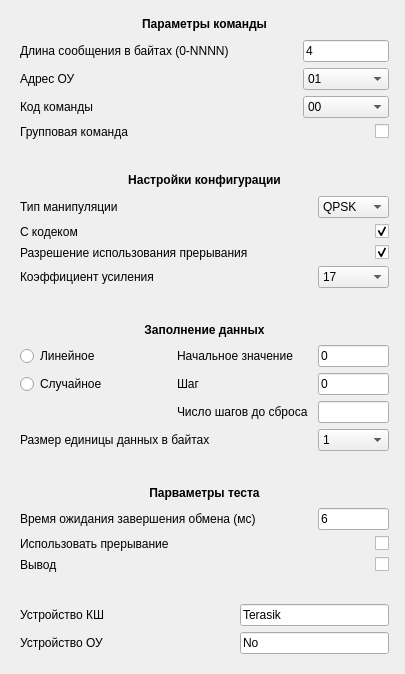
<?xml version="1.0" encoding="UTF-8"?>
<ui version="4.0">
 <class>TestTrmSingle</class>
 <widget class="QDialog" name="TestTrmSingle">
  <property name="geometry">
   <rect>
    <x>0</x>
    <y>0</y>
    <width>371</width>
    <height>674</height>
   </rect>
  </property>
  <property name="windowTitle">
   <string>Dialog</string>
  </property>
  <layout class="QGridLayout" name="gridLayout">
   <property name="leftMargin">
    <number>20</number>
   </property>
   <property name="topMargin">
    <number>14</number>
   </property>
   <property name="rightMargin">
    <number>16</number>
   </property>
   <property name="bottomMargin">
    <number>20</number>
   </property>
   <property name="horizontalSpacing">
    <number>10</number>
   </property>
   <item row="9" column="4">
    <widget class="QCheckBox" name="checkBoxEnaInt">
     <property name="layoutDirection">
      <enum>Qt::RightToLeft</enum>
     </property>
     <property name="text">
      <string/>
     </property>
     <property name="checked">
      <bool>true</bool>
     </property>
    </widget>
   </item>
   <item row="9" column="0" colspan="3">
    <widget class="QLabel" name="labelEnaInt">
     <property name="text">
      <string>Разрешение использования прерывания</string>
     </property>
    </widget>
   </item>
   <item row="17" column="4">
    <widget class="QComboBox" name="comboBoxUnit">
     <item>
      <property name="text">
       <string>1</string>
      </property>
     </item>
     <item>
      <property name="text">
       <string>2</string>
      </property>
     </item>
     <item>
      <property name="text">
       <string>4</string>
      </property>
     </item>
    </widget>
   </item>
   <item row="15" column="0">
    <widget class="QRadioButton" name="radioButtonRand">
     <property name="text">
      <string>Случайное</string>
     </property>
    </widget>
   </item>
   <item row="15" column="4">
    <widget class="QLineEdit" name="lineEditStep">
     <property name="text">
      <string>0</string>
     </property>
    </widget>
   </item>
   <item row="15" column="1" colspan="2">
    <widget class="QLabel" name="labelStep">
     <property name="text">
      <string>Шаг</string>
     </property>
    </widget>
   </item>
   <item row="14" column="1" colspan="2">
    <widget class="QLabel" name="labelBegin">
     <property name="text">
      <string>Начальное значение</string>
     </property>
    </widget>
   </item>
   <item row="14" column="0">
    <widget class="QRadioButton" name="radioButtonLin">
     <property name="text">
      <string>Линейное                    </string>
     </property>
    </widget>
   </item>
   <item row="24" column="0" colspan="2">
    <widget class="QLabel" name="labelDevBC">
     <property name="text">
      <string>Устройство КШ</string>
     </property>
    </widget>
   </item>
   <item row="24" column="2" colspan="3">
    <widget class="QLineEdit" name="lineEditDevBC">
     <property name="text">
      <string>Terasik</string>
     </property>
    </widget>
   </item>
   <item row="23" column="0" colspan="5">
    <widget class="QLabel" name="labelSpace4">
     <property name="text">
      <string/>
     </property>
    </widget>
   </item>
   <item row="22" column="3" colspan="2">
    <widget class="QCheckBox" name="checkBoxOut">
     <property name="layoutDirection">
      <enum>Qt::RightToLeft</enum>
     </property>
     <property name="text">
      <string/>
     </property>
    </widget>
   </item>
   <item row="22" column="0" colspan="3">
    <widget class="QLabel" name="labelOut">
     <property name="text">
      <string>Вывод</string>
     </property>
    </widget>
   </item>
   <item row="21" column="3" colspan="2">
    <widget class="QCheckBox" name="checkBoxUseInt">
     <property name="layoutDirection">
      <enum>Qt::RightToLeft</enum>
     </property>
     <property name="text">
      <string/>
     </property>
    </widget>
   </item>
   <item row="21" column="0" colspan="3">
    <widget class="QLabel" name="labelUseInt">
     <property name="text">
      <string>Использовать прерывание</string>
     </property>
    </widget>
   </item>
   <item row="20" column="4">
    <widget class="QLineEdit" name="lineEditTime">
     <property name="text">
      <string>6</string>
     </property>
    </widget>
   </item>
   <item row="20" column="0" colspan="3">
    <widget class="QLabel" name="labelTime">
     <property name="text">
      <string>Время ожидания завершения обмена (мс)</string>
     </property>
    </widget>
   </item>
   <item row="19" column="0" colspan="5">
    <widget class="QLabel" name="labelHeaderTest">
     <property name="font">
      <font>
       <weight>75</weight>
       <bold>true</bold>
      </font>
     </property>
     <property name="text">
      <string>Парваметры теста</string>
     </property>
     <property name="alignment">
      <set>Qt::AlignCenter</set>
     </property>
    </widget>
   </item>
   <item row="17" column="0" colspan="3">
    <widget class="QLabel" name="labelUnit">
     <property name="text">
      <string>Размер единицы данных в байтах</string>
     </property>
    </widget>
   </item>
   <item row="16" column="4">
    <widget class="QLineEdit" name="lineEditNumStep"/>
   </item>
   <item row="16" column="1" colspan="3">
    <widget class="QLabel" name="labelNumStep">
     <property name="text">
      <string>Число шагов до сброса</string>
     </property>
    </widget>
   </item>
   <item row="8" column="3" colspan="2">
    <widget class="QCheckBox" name="checkBoxCodec">
     <property name="layoutDirection">
      <enum>Qt::RightToLeft</enum>
     </property>
     <property name="text">
      <string/>
     </property>
     <property name="checked">
      <bool>true</bool>
     </property>
    </widget>
   </item>
   <item row="2" column="0" colspan="3">
    <widget class="QLabel" name="labelRTA">
     <property name="text">
      <string>Адрес ОУ</string>
     </property>
    </widget>
   </item>
   <item row="3" column="3" colspan="2">
    <widget class="QComboBox" name="comboBoxCode">
     <item>
      <property name="text">
       <string>00</string>
      </property>
     </item>
     <item>
      <property name="text">
       <string>01</string>
      </property>
     </item>
     <item>
      <property name="text">
       <string>02</string>
      </property>
     </item>
     <item>
      <property name="text">
       <string>03</string>
      </property>
     </item>
     <item>
      <property name="text">
       <string>04</string>
      </property>
     </item>
     <item>
      <property name="text">
       <string>05</string>
      </property>
     </item>
     <item>
      <property name="text">
       <string>06</string>
      </property>
     </item>
     <item>
      <property name="text">
       <string>07</string>
      </property>
     </item>
     <item>
      <property name="text">
       <string>08</string>
      </property>
     </item>
     <item>
      <property name="text">
       <string>09</string>
      </property>
     </item>
     <item>
      <property name="text">
       <string>10</string>
      </property>
     </item>
     <item>
      <property name="text">
       <string>11</string>
      </property>
     </item>
     <item>
      <property name="text">
       <string>12</string>
      </property>
     </item>
     <item>
      <property name="text">
       <string>13</string>
      </property>
     </item>
     <item>
      <property name="text">
       <string>14</string>
      </property>
     </item>
     <item>
      <property name="text">
       <string>15</string>
      </property>
     </item>
     <item>
      <property name="text">
       <string>16</string>
      </property>
     </item>
     <item>
      <property name="text">
       <string>17</string>
      </property>
     </item>
     <item>
      <property name="text">
       <string>18</string>
      </property>
     </item>
     <item>
      <property name="text">
       <string>19</string>
      </property>
     </item>
     <item>
      <property name="text">
       <string>20</string>
      </property>
     </item>
     <item>
      <property name="text">
       <string>21</string>
      </property>
     </item>
     <item>
      <property name="text">
       <string>22</string>
      </property>
     </item>
     <item>
      <property name="text">
       <string>23</string>
      </property>
     </item>
     <item>
      <property name="text">
       <string>24</string>
      </property>
     </item>
     <item>
      <property name="text">
       <string>25</string>
      </property>
     </item>
     <item>
      <property name="text">
       <string>26</string>
      </property>
     </item>
     <item>
      <property name="text">
       <string>27</string>
      </property>
     </item>
     <item>
      <property name="text">
       <string>28</string>
      </property>
     </item>
     <item>
      <property name="text">
       <string>29</string>
      </property>
     </item>
     <item>
      <property name="text">
       <string>30</string>
      </property>
     </item>
     <item>
      <property name="text">
       <string>31</string>
      </property>
     </item>
     <item>
      <property name="text">
       <string>32</string>
      </property>
     </item>
     <item>
      <property name="text">
       <string>33</string>
      </property>
     </item>
     <item>
      <property name="text">
       <string>34</string>
      </property>
     </item>
     <item>
      <property name="text">
       <string>35</string>
      </property>
     </item>
     <item>
      <property name="text">
       <string>36</string>
      </property>
     </item>
     <item>
      <property name="text">
       <string>37</string>
      </property>
     </item>
     <item>
      <property name="text">
       <string>38</string>
      </property>
     </item>
     <item>
      <property name="text">
       <string>39</string>
      </property>
     </item>
     <item>
      <property name="text">
       <string>40</string>
      </property>
     </item>
     <item>
      <property name="text">
       <string>41</string>
      </property>
     </item>
     <item>
      <property name="text">
       <string>42</string>
      </property>
     </item>
     <item>
      <property name="text">
       <string>43</string>
      </property>
     </item>
     <item>
      <property name="text">
       <string>44</string>
      </property>
     </item>
     <item>
      <property name="text">
       <string>45</string>
      </property>
     </item>
     <item>
      <property name="text">
       <string>46</string>
      </property>
     </item>
     <item>
      <property name="text">
       <string>47</string>
      </property>
     </item>
     <item>
      <property name="text">
       <string>48</string>
      </property>
     </item>
     <item>
      <property name="text">
       <string>49</string>
      </property>
     </item>
     <item>
      <property name="text">
       <string>50</string>
      </property>
     </item>
     <item>
      <property name="text">
       <string>51</string>
      </property>
     </item>
     <item>
      <property name="text">
       <string>52</string>
      </property>
     </item>
     <item>
      <property name="text">
       <string>53</string>
      </property>
     </item>
     <item>
      <property name="text">
       <string>54</string>
      </property>
     </item>
     <item>
      <property name="text">
       <string>55</string>
      </property>
     </item>
     <item>
      <property name="text">
       <string>56</string>
      </property>
     </item>
     <item>
      <property name="text">
       <string>57</string>
      </property>
     </item>
     <item>
      <property name="text">
       <string>58</string>
      </property>
     </item>
     <item>
      <property name="text">
       <string>59</string>
      </property>
     </item>
     <item>
      <property name="text">
       <string>60</string>
      </property>
     </item>
     <item>
      <property name="text">
       <string>61</string>
      </property>
     </item>
     <item>
      <property name="text">
       <string>62</string>
      </property>
     </item>
     <item>
      <property name="text">
       <string>63</string>
      </property>
     </item>
    </widget>
   </item>
   <item row="3" column="0" colspan="3">
    <widget class="QLabel" name="labelCode">
     <property name="text">
      <string>Код команды</string>
     </property>
    </widget>
   </item>
   <item row="6" column="0" colspan="5">
    <widget class="QLabel" name="labelHeaderConfig">
     <property name="font">
      <font>
       <weight>75</weight>
       <bold>true</bold>
      </font>
     </property>
     <property name="text">
      <string>Настройки конфигурации</string>
     </property>
     <property name="alignment">
      <set>Qt::AlignCenter</set>
     </property>
    </widget>
   </item>
   <item row="0" column="0" colspan="5">
    <widget class="QLabel" name="labelHeaderCommand">
     <property name="font">
      <font>
       <weight>75</weight>
       <bold>true</bold>
      </font>
     </property>
     <property name="text">
      <string>Параметры команды</string>
     </property>
     <property name="alignment">
      <set>Qt::AlignCenter</set>
     </property>
    </widget>
   </item>
   <item row="10" column="4">
    <widget class="QComboBox" name="comboBoxAmpl">
     <property name="currentIndex">
      <number>2</number>
     </property>
     <item>
      <property name="text">
       <string>00</string>
      </property>
     </item>
     <item>
      <property name="text">
       <string>16</string>
      </property>
     </item>
     <item>
      <property name="text">
       <string>17</string>
      </property>
     </item>
     <item>
      <property name="text">
       <string>18</string>
      </property>
     </item>
     <item>
      <property name="text">
       <string>19</string>
      </property>
     </item>
     <item>
      <property name="text">
       <string>20</string>
      </property>
     </item>
     <item>
      <property name="text">
       <string>21</string>
      </property>
     </item>
     <item>
      <property name="text">
       <string>22</string>
      </property>
     </item>
     <item>
      <property name="text">
       <string>23</string>
      </property>
     </item>
     <item>
      <property name="text">
       <string>24</string>
      </property>
     </item>
     <item>
      <property name="text">
       <string>25</string>
      </property>
     </item>
     <item>
      <property name="text">
       <string>26</string>
      </property>
     </item>
     <item>
      <property name="text">
       <string>27</string>
      </property>
     </item>
     <item>
      <property name="text">
       <string>28</string>
      </property>
     </item>
     <item>
      <property name="text">
       <string>29</string>
      </property>
     </item>
     <item>
      <property name="text">
       <string>30</string>
      </property>
     </item>
     <item>
      <property name="text">
       <string>31</string>
      </property>
     </item>
    </widget>
   </item>
   <item row="7" column="0" colspan="3">
    <widget class="QLabel" name="labelManType">
     <property name="text">
      <string>Тип манипуляции</string>
     </property>
    </widget>
   </item>
   <item row="1" column="3" colspan="2">
    <widget class="QLineEdit" name="lineEditLen">
     <property name="text">
      <string>4</string>
     </property>
    </widget>
   </item>
   <item row="13" column="0" colspan="5">
    <widget class="QLabel" name="labelHeaderData">
     <property name="font">
      <font>
       <weight>75</weight>
       <bold>true</bold>
      </font>
     </property>
     <property name="text">
      <string>Заполнение данных</string>
     </property>
     <property name="alignment">
      <set>Qt::AlignCenter</set>
     </property>
    </widget>
   </item>
   <item row="5" column="0" colspan="5">
    <widget class="QLabel" name="labelSpace1">
     <property name="text">
      <string/>
     </property>
    </widget>
   </item>
   <item row="12" column="0" colspan="5">
    <widget class="QLabel" name="labelSpace2">
     <property name="text">
      <string/>
     </property>
    </widget>
   </item>
   <item row="2" column="3" colspan="2">
    <widget class="QComboBox" name="comboBoxRTA">
     <property name="currentIndex">
      <number>1</number>
     </property>
     <item>
      <property name="text">
       <string>00</string>
      </property>
     </item>
     <item>
      <property name="text">
       <string>01</string>
      </property>
     </item>
     <item>
      <property name="text">
       <string>02</string>
      </property>
     </item>
     <item>
      <property name="text">
       <string>03</string>
      </property>
     </item>
     <item>
      <property name="text">
       <string>04</string>
      </property>
     </item>
     <item>
      <property name="text">
       <string>05</string>
      </property>
     </item>
     <item>
      <property name="text">
       <string>06</string>
      </property>
     </item>
     <item>
      <property name="text">
       <string>07</string>
      </property>
     </item>
     <item>
      <property name="text">
       <string>08</string>
      </property>
     </item>
     <item>
      <property name="text">
       <string>09</string>
      </property>
     </item>
     <item>
      <property name="text">
       <string>10</string>
      </property>
     </item>
     <item>
      <property name="text">
       <string>11</string>
      </property>
     </item>
     <item>
      <property name="text">
       <string>12</string>
      </property>
     </item>
     <item>
      <property name="text">
       <string>13</string>
      </property>
     </item>
     <item>
      <property name="text">
       <string>14</string>
      </property>
     </item>
     <item>
      <property name="text">
       <string>15</string>
      </property>
     </item>
     <item>
      <property name="text">
       <string>16</string>
      </property>
     </item>
     <item>
      <property name="text">
       <string>17</string>
      </property>
     </item>
     <item>
      <property name="text">
       <string>18</string>
      </property>
     </item>
     <item>
      <property name="text">
       <string>19</string>
      </property>
     </item>
     <item>
      <property name="text">
       <string>20</string>
      </property>
     </item>
     <item>
      <property name="text">
       <string>21</string>
      </property>
     </item>
     <item>
      <property name="text">
       <string>22</string>
      </property>
     </item>
     <item>
      <property name="text">
       <string>23</string>
      </property>
     </item>
     <item>
      <property name="text">
       <string>24</string>
      </property>
     </item>
     <item>
      <property name="text">
       <string>25</string>
      </property>
     </item>
     <item>
      <property name="text">
       <string>26</string>
      </property>
     </item>
     <item>
      <property name="text">
       <string>27</string>
      </property>
     </item>
     <item>
      <property name="text">
       <string>28</string>
      </property>
     </item>
     <item>
      <property name="text">
       <string>29</string>
      </property>
     </item>
     <item>
      <property name="text">
       <string>30</string>
      </property>
     </item>
    </widget>
   </item>
   <item row="4" column="0" colspan="3">
    <widget class="QLabel" name="labelBroad">
     <property name="text">
      <string>Групповая команда</string>
     </property>
    </widget>
   </item>
   <item row="8" column="0" colspan="3">
    <widget class="QLabel" name="labelCodec">
     <property name="text">
      <string>С кодеком</string>
     </property>
    </widget>
   </item>
   <item row="4" column="3" colspan="2">
    <widget class="QCheckBox" name="checkBoxBroad">
     <property name="layoutDirection">
      <enum>Qt::RightToLeft</enum>
     </property>
     <property name="text">
      <string/>
     </property>
    </widget>
   </item>
   <item row="1" column="0" colspan="3">
    <widget class="QLabel" name="labelLen">
     <property name="text">
      <string>Длина сообщения в байтах (0-NNNN)</string>
     </property>
    </widget>
   </item>
   <item row="7" column="4">
    <widget class="QComboBox" name="comboBoxManType">
     <item>
      <property name="text">
       <string>QPSK</string>
      </property>
     </item>
     <item>
      <property name="text">
       <string>QAM16</string>
      </property>
     </item>
     <item>
      <property name="text">
       <string>QAM64</string>
      </property>
     </item>
    </widget>
   </item>
   <item row="10" column="0" colspan="3">
    <widget class="QLabel" name="labelAmpl">
     <property name="text">
      <string>Коэффициент усиления</string>
     </property>
    </widget>
   </item>
   <item row="14" column="4">
    <widget class="QLineEdit" name="lineEditBegin">
     <property name="inputMethodHints">
      <set>Qt::ImhUppercaseOnly</set>
     </property>
     <property name="inputMask">
      <string>HHHH</string>
     </property>
     <property name="text">
      <string>0</string>
     </property>
    </widget>
   </item>
   <item row="18" column="0" colspan="5">
    <widget class="QLabel" name="labelSpace3">
     <property name="text">
      <string/>
     </property>
    </widget>
   </item>
   <item row="25" column="0">
    <widget class="QLabel" name="labelDevRT">
     <property name="text">
      <string>Устройство ОУ</string>
     </property>
    </widget>
   </item>
   <item row="25" column="2" colspan="3">
    <widget class="QLineEdit" name="lineEditDevRT">
     <property name="text">
      <string>No</string>
     </property>
    </widget>
   </item>
  </layout>
 </widget>
 <resources/>
 <connections/>
</ui>
